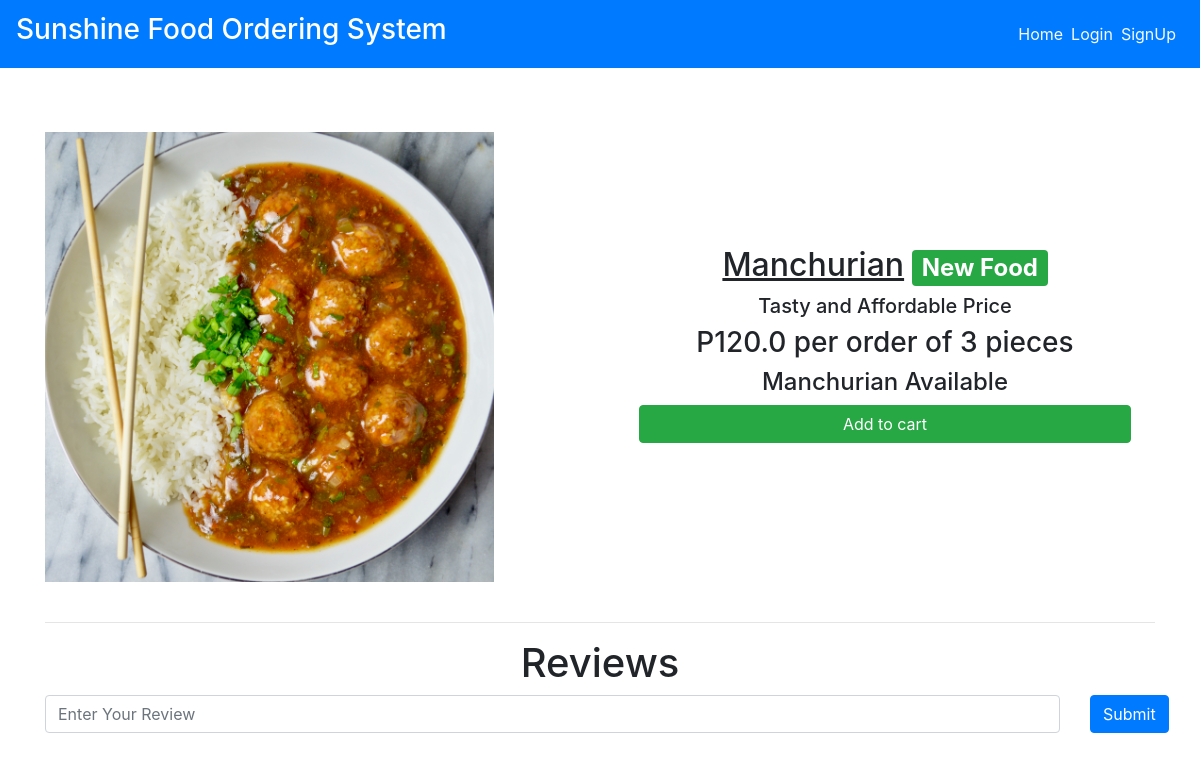
Screenshot of /dishes/Manchurian with the database file from the repository.
### main/models.py (models this page shows, shortened)
class Item(models.Model):
    LABELS = (
        ('Best Selling Foods', 'Best Selling Foods'),
        ('New Food', 'New Food'),
        ('Spicy Foods🔥', 'Spicy Foods🔥'),
    )
    LABEL_COLOUR = (
        ('danger', 'danger'),
        ('success', 'success'),
        ('primary', 'primary'),
        ('info', 'info'),
        ('warning', 'warning'),
    )
    title = models.CharField(max_length=150)
    description = models.CharField(max_length=250,blank=True)
    price = models.FloatField()
    pieces = models.IntegerField(default=6)
    instructions = models.CharField(max_length=250,default="Available")
    image = models.ImageField(default='default.png', upload_to='images/')
    labels = models.CharField(max_length=25, choices=LABELS, blank=True)
    label_colour = models.CharField(max_length=15, choices=LABEL_COLOUR, blank=True)
    slug = models.SlugField(default="foods")
    created_by = models.ForeignKey(User, on_delete=models.CASCADE)

### main/views.py (the view)
# urls.py: path('dishes/<slug>', views.menuDetail, name='dishes'),
def menuDetail(request, slug):
    item = Item.objects.filter(slug=slug).first()
    reviews = Reviews.objects.filter(rslug=slug).order_by('-id')[:7]
    context = {
        'item' : item,
        'reviews' : reviews,
    }
    return render(request, 'main/dishes.html', context)

### main/templates/main/dishes.html (shortened to what this page needs)
{% extends "main/layout.html" %}
{% block content %}
<div class="dishes">
  <main class="mt-3 pt-4 main">
    <div class="container dark-grey-text">
      <div class="row wow fadeIn">
        <div class="col-md-6 mb-4">
          <img src="{{ item.image.url }}" class="img-fluid mt-4" alt="">
        </div>
        <div class="col-md-6 mb-4 information">
          <div class="p-4 content">
            <div class="mt-0">
                <h2><u>{{ item.title }}</u><span class="badge badge-{{ item.label_colour }} ml-2">{{ item.labels }}</span></h2>
            </div>
            <div class="lead">
              {% if item.description %}
              <h5>{{ item.description }}</h5>
              {% endif %}
              <h3>P{{ item.price }} per order of {{ item.pieces}} pieces</h3>
              <h4>{{ item.instructions }}</h4>
            </div>
            <a href="{% url 'main:add-to-cart' item.slug %}" class="btn btn-success btn-md my-0 p">Add to cart</a>
          </div>
        </div>
      </div>
      <hr>
    </div>
  </main>
  <div class="container">
    <h1 class="text-center">Reviews</h1>
    <form action="{% url 'main:add_reviews' %}" method="POST" class="mb-3">
      <div class="row">
        <div class="col-sm-11">
          <input type="text" name="review" class="form-control" placeholder="Enter Your Review">
        </div>
        <div class="col-sm-1">
          <button type="submit" class="btn btn-primary">Submit</button>
        </div>
      </div>
    </form>
  </div>
</div>
{% endblock content %}

### main/templates/main/layout.html (shortened to what this page needs)
{% load get_group %}
{% load static %}
<!DOCTYPE html>
<html lang="en">
<head>
    <link rel="stylesheet" href="https://maxcdn.bootstrapcdn.com/bootstrap/4.0.0/css/bootstrap.min.css">
    <link rel="stylesheet" type="text/css" href="{% static 'main/styles.css' %}">
</head>
<body>
    <nav class="navbar navbar-expand-lg navbar-dark bg-primary">
        <a class="navbar-brand" href="/"><h3>Sunshine Food Ordering System</h3></a>
        <div class="collapse navbar-collapse" id="navbarNav">
            <ul class="navbar-nav ml-auto">
                    <li><a href="{% url 'main:home' %}" class="mr-2 text-light">Home</a></li>
                {% if user.is_authenticated %}
                    {% if request.user|has_group:"admin_owner" %}
                        <li><a href="{% url 'main:admin_dashboard' %}" class="mr-2 text-light">DashBoard</a></li>
                        <li>
                            <form class="logout-link" action="{% url 'accounts:logout' %}" method="post">
                                {% csrf_token %}
                                <button type="submit" class="mr-2">Logout</button>
                            </form>
                        </li>
                    {% else %}
                        <li><a href="{% url 'main:cart' %}" class="mr-2 text-light">My Cart🛒</a></li>
                        <li><a href="{% url 'main:order_details' %}" class="mr-2 text-light">Your Orders</a></li>
                        <li>
                            <form class="logout-link" action="{% url 'accounts:logout' %}" method="post">
                                {% csrf_token %}
                                <button type="submit" class="mr-2">Logout</button>
                            </form>
                        </li>
                    {% endif %}
                {% else %}
                    <li><a href="{% url 'accounts:login' %}" class="mr-2 text-light">Login</a></li>
                    <li><a href="{% url 'accounts:signup' %}" class="mr-2 text-light">SignUp</a></li>
                {% endif %}
            </ul>
        </div>
    </nav>
    <main role="main">
        {% block content %}{% endblock %}
    </main>

### main/static/main/styles.css (style rules this page uses)
.dishes .main .container .row img { max-width: 540px; max-height: 450px; width: fit-content; }
.dishes .main .container .row .content { display: flex; flex-direction: column; text-align: center; justify-content: center; }
.dishes .main .container .row .information { display: flex; flex-direction: column; text-align: center; justify-content: center; }

### rows the page displays
Item: image (picture), title "Manchurian", labels "New Food", description "Tasty and Affordable Price", price "120.0", pieces "3", instructions "Manchurian Available"
